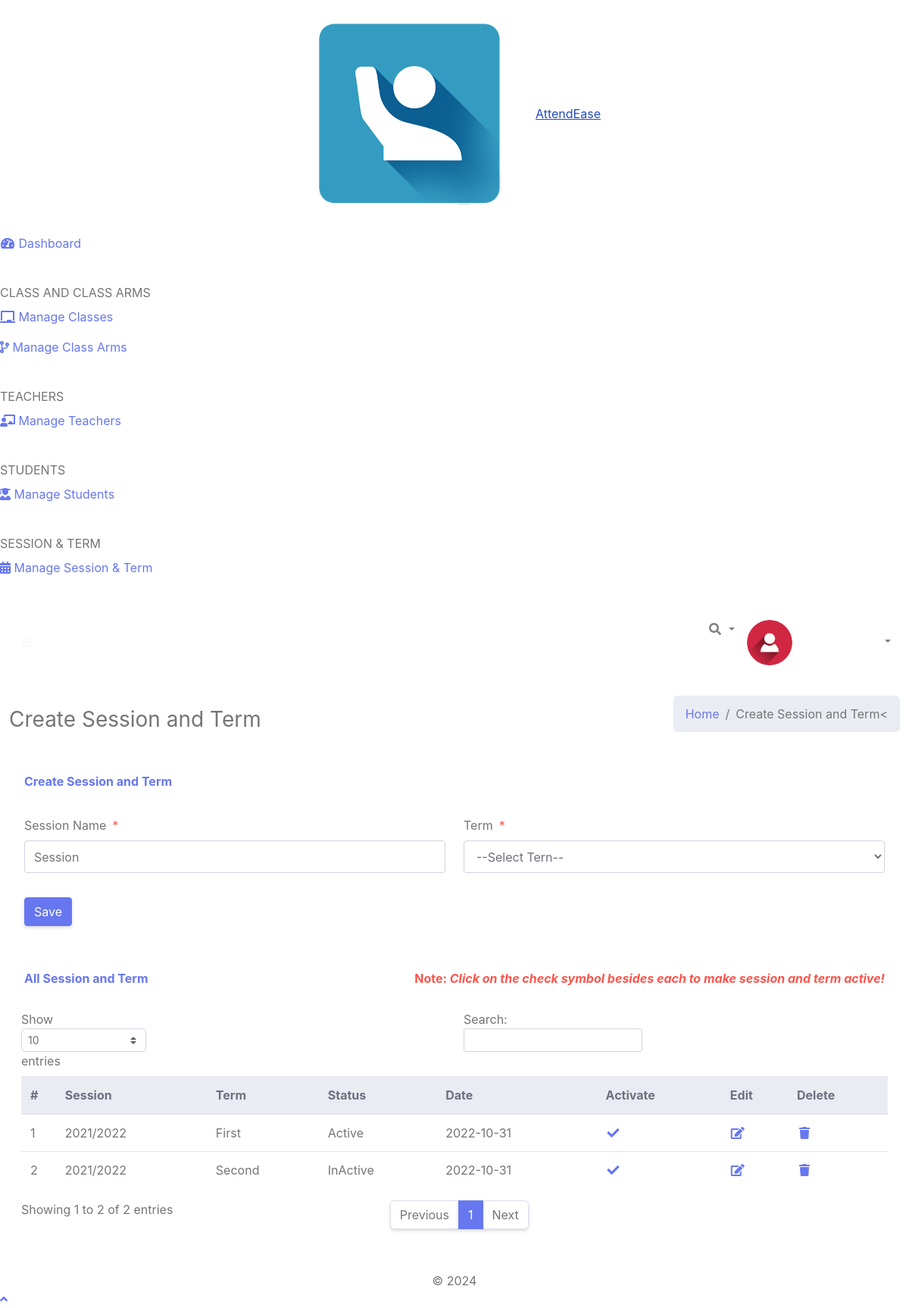
Page /Admin/createSessionTerm.php (signed in) on the committed database.
### tables this page shows
CREATE TABLE `tblsessionterm` (
  `Id` int(10) NOT NULL,
  `sessionName` varchar(50) NOT NULL,
  `termId` varchar(50) NOT NULL,
  `isActive` varchar(10) NOT NULL,
  `dateCreated` varchar(50) NOT NULL
);

CREATE TABLE `tblterm` (
  `Id` int(10) NOT NULL,
  `termName` varchar(20) NOT NULL
);

### Admin/createSessionTerm.php (the view, shortened to what this page needs)
<?php
include '../Includes/dbcon.php';
?>
<!DOCTYPE html>
<html lang="en">
<head>
  <link href="../vendor/fontawesome-free/css/all.min.css" rel="stylesheet" type="text/css">
  <link href="../vendor/bootstrap/css/bootstrap.min.css" rel="stylesheet" type="text/css">
  <link href="css/ruang-admin.min.css" rel="stylesheet">
</head>
<body id="page-top">
  <div id="wrapper">
      <?php include "Includes/sidebar.php";?>
    <div id="content-wrapper" class="d-flex flex-column">
      <div id="content">
       <?php include "Includes/topbar.php";?>
        <div class="container-fluid" id="container-wrapper">
          <div class="d-sm-flex align-items-center justify-content-between mb-4">
            <h1 class="h3 mb-0 text-gray-800">Create Session and Term</h1>
            <ol class="breadcrumb">
              <li class="breadcrumb-item"><a href="./">Home</a></li>
              <li class="breadcrumb-item active" aria-current="page">Create Session and Term<</li>
            </ol>
          </div>
          <div class="row">
            <div class="col-lg-12">
              <div class="card mb-4">
                <div class="card-header py-3 d-flex flex-row align-items-center justify-content-between">
                  <h6 class="m-0 font-weight-bold text-primary">Create Session and Term</h6>
                </div>
                <div class="card-body">
                  <form method="post">
                    <div class="form-group row mb-3">
                        <div class="col-xl-6">
                            <label class="form-control-label">Session Name<span class="text-danger ml-2">*</span></label>
                      <input type="text" class="form-control" name="sessionName" value="<?php echo $row['sessionName'];?>" id="exampleInputFirstName" placeholder="Session">
                        </div>
                        <div class="col-xl-6">
                            <label class="form-control-label">Term<span class="text-danger ml-2">*</span></label>
                              <?php
                        $qry= "SELECT * FROM tblterm ORDER BY termName ASC";
                        $result = $conn->query($qry);
                        $num = $result->num_rows;
                        if ($num > 0){
                          echo ' <select required name="termId" class="form-control mb-3">';
                          echo'<option value="">--Select Tern--</option>';
                                  echo '</select>';
                              }
                            ?>
                        </div>
                    </div>
                      <?php
                    if (isset($Id))
                    {
                    ?>
                    <button type="submit" name="update" class="btn btn-warning">Update</button>
                    &nbsp;&nbsp;&nbsp;&nbsp;&nbsp;&nbsp;&nbsp;&nbsp;&nbsp;&nbsp;
                    <?php
                    } else {
                    ?>
                    <button type="submit" name="save" class="btn btn-primary">Save</button>
                    <?php
                    }
                    ?>
                  </form>
                </div>
              </div>
                 <div class="row">
              <div class="col-lg-12">
              <div class="card mb-4">
                <div class="card-header py-3 d-flex flex-row align-items-center justify-content-between">
                  <h6 class="m-0 font-weight-bold text-primary">All Session and Term</h6>
                  <h6 class="m-0 font-weight-bold text-danger">Note: <i>Click on the check symbol besides each to make session and term active!</i></h6>
                </div>
                <div class="table-responsive p-3">
                  <table class="table align-items-center table-flush table-hover" id="dataTableHover">
                    <thead class="thead-light">
                      <tr>
                        <th>#</th>
                        <th>Session</th>
                        <th>Term</th>
                        <th>Status</th>
                        <th>Date</th>
                        <th>Activate</th>
                        <th>Edit</th>
                        <th>Delete</th>
                      </tr>
                    </thead>
                    <tbody>
                  <?php
                      $query = "SELECT tblsessionterm.Id,tblsessionterm.sessionName,tblsessionterm.isActive,tblsessionterm.dateCreated,
                      tblterm.termName
                      FROM tblsessionterm
                      INNER JOIN tblterm ON tblterm.Id = tblsessionterm.termId";
                      $rs = $conn->query($query);
                      $num = $rs->num_rows;
                      $sn=0;
                      if($num > 0)
                      {
                        while ($rows = $rs->fetch_assoc())
                          {
                            if($rows['isActive'] == '1'){$status = "Active";}else{$status = "InActive";}
                             $sn = $sn + 1;
                            echo"
                              <tr>
                                <td>".$sn."</td>
                                <td>".$rows['sessionName']."</td>
                                <td>".$rows['termName']."</td>
                                <td>".$status."</td>
                                <td>".$rows['dateCreated']."</td>
                                 <td><a href='?action=activate&Id=".$rows['Id']."'><i class='fas fa-fw fa-check'></i></a></td>
                                <td><a href='?action=edit&Id=".$rows['Id']."'><i class='fas fa-fw fa-edit'></i></a></td>
                                <td><a href='?action=delete&Id=".$rows['Id']."'><i class='fas fa-fw fa-trash'></i></a></td>
                              </tr>";
                          }
                      }
                      else
                      {
                           echo
                           "<div class='alert alert-danger' role='alert'>
                            No Record Found!
                            </div>";
                      }
                      ?>
                    </tbody>
                  </table>
                </div>
              </div>
            </div>
            </div>
          </div>
        </div>
      </div>
       <?php include "Includes/footer.php";?>
    </div>
  </div>
  <a class="scroll-to-top rounded" href="#page-top">
    <i class="fas fa-angle-up"></i>
  </a>
</body>
</html>

### rows in the picture
tblsessionterm: sessionName "2021/2022", termId.termName "First", isActive "Active", dateCreated "2022-10-31"
tblsessionterm: sessionName "2021/2022", termId.termName "Second", isActive "InActive", dateCreated "2022-10-31"
